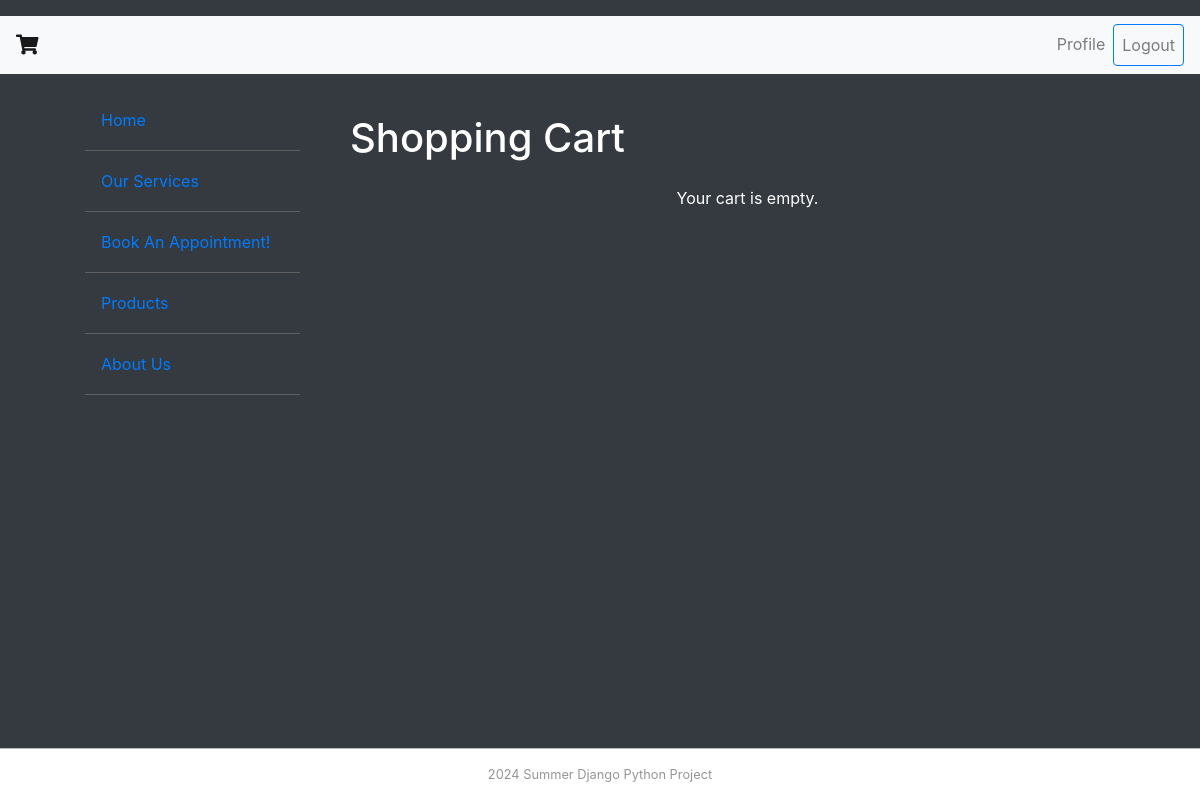
The app's page /cart/ (signed in) with its own data.
### carWashMng/models.py (models this page shows, shortened)
class MainMenu(models.Model):
    item = models.CharField(max_length=200, unique=True)
    link = models.CharField(max_length=200, unique=True)

### carWashMng/views.py (the view)
# urls.py: path('cart/', views.view_cart, name='view_cart'),
@login_required
def view_cart(request):
    cart, created = Cart.objects.get_or_create(user=request.user)
    cart_items = CartItem.objects.filter(cart=cart)
    for item in cart_items:
        item.total_price = item.product.price * item.quantity
    total_price = sum(item.total_price for item in cart_items)
    return render(request,
                  'carWashMng/view_cart.html',
                  {
                      'item_list': MainMenu.objects.all(),
                      'total_price': total_price,
                      'cart_items': cart_items,
                  })

### carWash/templates/carWashMng/view_cart.html
{% extends 'base.html' %}
{% load static %}
{% block sidenav %}
    <ul id="nav">
        {% for item in item_list %}
        <li class="nav-item">
            <a class="nav-link" href="{{ item.link }}">{{ item.item }}</a>
        </li>
        {% endfor %}
    </ul>
{% endblock sidenav %}
{% block content %}
    <div class="container mt-4">
        <h1 class="title mb-4">Shopping Cart</h1>
        {% if cart_items %}
            <table class="table table-striped table-bordered">
                <thead class="thead-dark">
                    <tr>
                        <th>Product</th>
                        <th>Quantity</th>
                        <th>Price</th>
                        <th>Total</th>
                        <th>Actions</th>
                    </tr>
                </thead>
                <tbody>
                    {% for item in cart_items %}
                    <tr>
                        <td class="text-light">{{ item.product.name }}</td>
                        <td>
                            <div class="d-flex align-items-center">
                                <form action="{% url 'decrease_quantity' item.id %}" method="post" class="mr-2">
                                    {% csrf_token %}
                                    <button type="submit" class="btn btn-warning btn-sm">-</button>
                                </form>
                                <span class="mx-2 text-light" >{{ item.quantity }}</span>
                                <form action="{% url 'increase_quantity' item.id %}" method="post" class="ml-2">
                                    {% csrf_token %}
                                    <button type="submit" class="btn btn-success btn-sm">+</button>
                                </form>
                            </div>
                        </td>
                        <td class="text-light">${{ item.product.price }}</td>
                        <td class="text-light">${{ item.total_price }}</td>
                        <td>
                            <form action="{% url 'remove_from_cart' item.id %}" method="post">
                                {% csrf_token %}
                                <button type="submit" class="btn btn-danger btn-sm">Remove</button>
                            </form>
                        </td>
                    </tr>
                    {% endfor %}
                </tbody>
                <tfoot>
                    <tr>
                        <td colspan="3" class="text-light text-right font-weight-bold">Total:</td>
                        <td class="text-light">${{ total_price }}</td>
                        <td></td>
                    </tr>
                </tfoot>
            </table>
            <div class="text-right mt-4">
                <a href="{% url 'checkout' %}" class="btn btn-success">Checkout</a>
            </div>
        {% else %}
            <p class="text-center">Your cart is empty.</p>
        {% endif %}
    </div>
{% endblock %}

### carWash/static/main.css (style rules this page uses)
html, body { height: 100%; margin: 0; padding: 0; background-color: #343a40; color: #ffffff; }
#nav li { padding-top: 10px; padding-bottom: 10px; font-size: 1em; list-style-type: none; border-bottom: thin solid #5F5F5F; color: #4C4C4C; list-style-position: inside; }
h1 { font-size: 2.5rem; color: #FFFFFF; }
body.d-flex { display: flex; flex-direction: column; min-height: 100vh; }

### records on screen
MainMenu: item "Home"
MainMenu: item "Our Services"
MainMenu: item "Book An Appointment!"
MainMenu: item "Products"
MainMenu: item "About Us"
